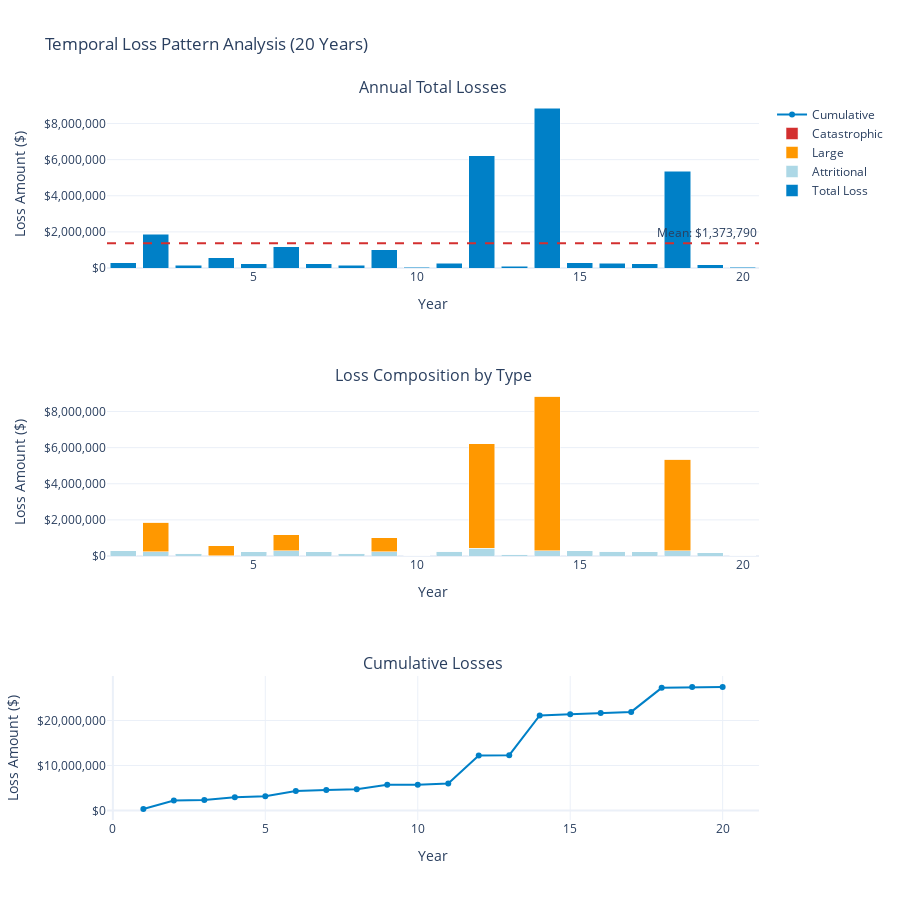

Here is the notebook cell this chart was saved with:
### Markdown cell above
## 2. Temporal Loss Patterns

### Code cell
def simulate_temporal_losses(years=10, seed=42):
    """Simulate losses over multiple years."""
    
    generator = ManufacturingLossGenerator(
        attritional_params={
            'base_frequency': 5.0,
            'severity_mean': 50_000,
            'severity_cv': 0.8
        },
        large_params={
            'base_frequency': 0.5,
            'severity_mean': 2_000_000,
            'severity_cv': 1.2
        },
        catastrophic_params={
            'base_frequency': 0.02,
            'severity_xm': 10_000_000,
            'severity_alpha': 2.5
        },
        seed=seed
    )
    
    yearly_data = []
    
    for year in range(years):
        events, stats = generator.generate_losses(duration=1.0, revenue=10_000_000)
        
        yearly_data.append({
            'year': year + 1,
            'total_loss': stats['total_amount'],
            'num_events': len(events),
            'attritional': sum(e.amount for e in events if e.loss_type == 'attritional'),
            'large': sum(e.amount for e in events if e.loss_type == 'large'),
            'catastrophic': sum(e.amount for e in events if e.loss_type == 'catastrophic')
        })
    
    return pd.DataFrame(yearly_data)

# Simulate temporal losses
temporal_df = simulate_temporal_losses(years=20)

# Create temporal visualization
fig = make_subplots(
    rows=3, cols=1,
    subplot_titles=(
        'Annual Total Losses',
        'Loss Composition by Type',
        'Cumulative Losses'
    ),
    row_heights=[0.35, 0.35, 0.3]
)

# Annual total losses
fig.add_trace(
    go.Bar(
        x=temporal_df['year'],
        y=temporal_df['total_loss'],
        name='Total Loss',
        marker_color=WSJ_COLORS['blue']
    ),
    row=1, col=1
)

# Add mean line
mean_loss = temporal_df['total_loss'].mean()
fig.add_hline(
    y=mean_loss,
    line_dash="dash",
    line_color=WSJ_COLORS['red'],
    annotation_text=f"Mean: ${mean_loss:,.0f}",
    row=1, col=1
)

# Stacked bar chart by type
fig.add_trace(
    go.Bar(
        x=temporal_df['year'],
        y=temporal_df['attritional'],
        name='Attritional',
        marker_color=WSJ_COLORS['light_blue']
    ),
    row=2, col=1
)

fig.add_trace(
    go.Bar(
        x=temporal_df['year'],
        y=temporal_df['large'],
        name='Large',
        marker_color=WSJ_COLORS['orange']
    ),
    row=2, col=1
)

fig.add_trace(
    go.Bar(
        x=temporal_df['year'],
        y=temporal_df['catastrophic'],
        name='Catastrophic',
        marker_color=WSJ_COLORS['red']
    ),
    row=2, col=1
)

# Cumulative losses
temporal_df['cumulative'] = temporal_df['total_loss'].cumsum()
fig.add_trace(
    go.Scatter(
        x=temporal_df['year'],
        y=temporal_df['cumulative'],
        mode='lines+markers',
        name='Cumulative',
        line=dict(color=WSJ_COLORS['blue'], width=2)
    ),
    row=3, col=1
)

# Update layout
fig.update_layout(
    height=900,
    showlegend=True,
    title_text="Temporal Loss Pattern Analysis (20 Years)",
    template='plotly_white',
    barmode='stack'
)

fig.update_xaxes(title_text="Year")
fig.update_yaxes(title_text="Loss Amount ($)", tickformat='$,.0f')

fig.show()

# Summary statistics
print("\nTemporal Loss Statistics:")
print("="*50)
print(f"Mean annual loss: ${temporal_df['total_loss'].mean():,.0f}")
print(f"Std deviation: ${temporal_df['total_loss'].std():,.0f}")
print(f"Coefficient of variation: {temporal_df['total_loss'].std()/temporal_df['total_loss'].mean():.2f}")
print(f"Min annual loss: ${temporal_df['total_loss'].min():,.0f}")
print(f"Max annual loss: ${temporal_df['total_loss'].max():,.0f}")
print(f"Years with catastrophic losses: {(temporal_df['catastrophic'] > 0).sum()}")

### Figure 1 — Plotly figure (JSON) as saved in the notebook; plotly's stock layout.template omitted (floating-point values rounded to 4 significant figures)
{"data": [{"marker": {"color": "#0080C7"}, "name": "Total Loss", "type": "bar", "x": [1, 2, 3, 4, 5, 6, 7, 8, 9, 10, 11, 12, 13, 14, 15, 16, 17, 18, 19, 20], "xaxis": "x", "y": [299400.0, 1879000.0, 159800.0, 564600.0, 238700.0, 1179000.0, 226500.0, 141200.0, 1010000.0, 37330.0, 250200.0, 6216000.0, 96900.0, 8835000.0, 278700.0, 266300.0, 245300.0, 5349000.0, 173800.0, 29630.0], "yaxis": "y"}, {"marker": {"color": "#ADD8E6"}, "name": "Attritional", "type": "bar", "x": [1, 2, 3, 4, 5, 6, 7, 8, 9, 10, 11, 12, 13, 14, 15, 16, 17, 18, 19, 20], "xaxis": "x2", "y": [299400.0, 246700.0, 159800.0, 21770.0, 238700.0, 283000.0, 226500.0, 141200.0, 237400.0, 37330.0, 250200.0, 420000.0, 96900.0, 286700.0, 278700.0, 266300.0, 245300.0, 283100.0, 173800.0, 29630.0], "yaxis": "y2"}, {"marker": {"color": "#FF9800"}, "name": "Large", "type": "bar", "x": [1, 2, 3, 4, 5, 6, 7, 8, 9, 10, 11, 12, 13, 14, 15, 16, 17, 18, 19, 20], "xaxis": "x2", "y": [0.0, 1633000.0, 0.0, 542900.0, 0.0, 895500.0, 0.0, 0.0, 772600.0, 0.0, 0.0, 5796000.0, 0.0, 8548000.0, 0.0, 0.0, 0.0, 5066000.0, 0.0, 0.0], "yaxis": "y2"}, {"marker": {"color": "#D32F2F"}, "name": "Catastrophic", "type": "bar", "x": [1, 2, 3, 4, 5, 6, 7, 8, 9, 10, 11, 12, 13, 14, 15, 16, 17, 18, 19, 20], "xaxis": "x2", "y": [0, 0, 0, 0, 0, 0, 0, 0, 0, 0, 0, 0, 0, 0, 0, 0, 0, 0, 0, 0], "yaxis": "y2"}, {"line": {"color": "#0080C7", "width": 2}, "mode": "lines+markers", "name": "Cumulative", "type": "scatter", "x": [1, 2, 3, 4, 5, 6, 7, 8, 9, 10, 11, 12, 13, 14, 15, 16, 17, 18, 19, 20], "xaxis": "x3", "y": [299400.0, 2179000.0, 2339000.0, 2903000.0, 3142000.0, 4321000.0, 4547000.0, 4688000.0, 5698000.0, 5736000.0, 5986000.0, 12200000.0, 12300000.0, 21130000.0, 21410000.0, 21680000.0, 21920000.0, 27270000.0, 27450000.0, 27480000.0], "yaxis": "y3"}], "layout": {"annotations": [{"font": {"size": 16}, "showarrow": false, "text": "Annual Total Losses", "x": 0.5, "xanchor": "center", "xref": "paper", "y": 1, "yanchor": "bottom", "yref": "paper"}, {"font": {"size": 16}, "showarrow": false, "text": "Loss Composition by Type", "x": 0.5, "xanchor": "center", "xref": "paper", "y": 0.6, "yanchor": "bottom", "yref": "paper"}, {"font": {"size": 16}, "showarrow": false, "text": "Cumulative Losses", "x": 0.5, "xanchor": "center", "xref": "paper", "y": 0.2, "yanchor": "bottom", "yref": "paper"}, {"showarrow": false, "text": "Mean: $1,373,790", "x": 1, "xanchor": "right", "xref": "x domain", "y": 1374000.0, "yanchor": "bottom", "yref": "y"}], "barmode": "stack", "height": 900, "shapes": [{"line": {"color": "#D32F2F", "dash": "dash"}, "type": "line", "x0": 0, "x1": 1, "xref": "x domain", "y0": 1374000.0, "y1": 1374000.0, "yref": "y"}], "showlegend": true, "title": {"text": "Temporal Loss Pattern Analysis (20 Years)"}, "xaxis": {"anchor": "y", "domain": [0, 1], "title": {"text": "Year"}}, "xaxis2": {"anchor": "y2", "domain": [0, 1], "title": {"text": "Year"}}, "xaxis3": {"anchor": "y3", "domain": [0, 1], "title": {"text": "Year"}}, "yaxis": {"anchor": "x", "domain": [0.7667, 1], "tickformat": "$,.0f", "title": {"text": "Loss Amount ($)"}}, "yaxis2": {"anchor": "x2", "domain": [0.3667, 0.6], "tickformat": "$,.0f", "title": {"text": "Loss Amount ($)"}}, "yaxis3": {"anchor": "x3", "domain": [0, 0.2], "tickformat": "$,.0f", "title": {"text": "Loss Amount ($)"}}}}
